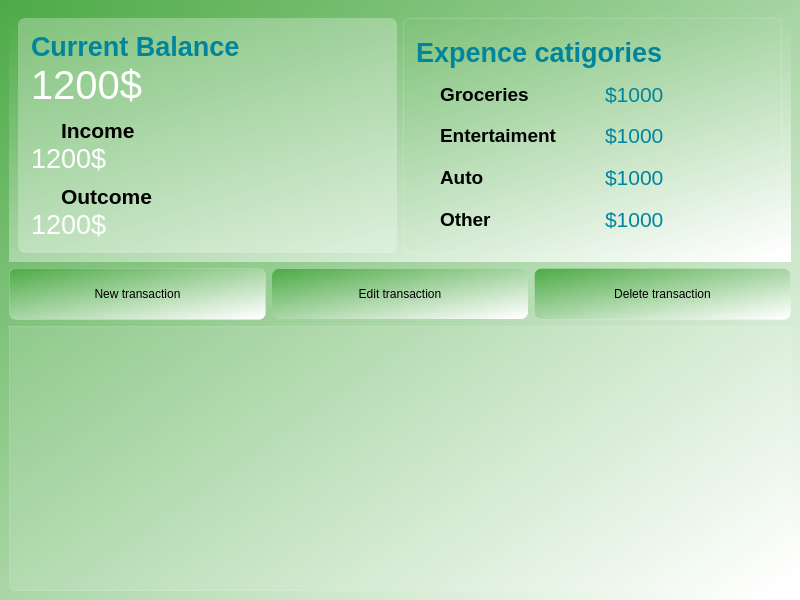
<?xml version="1.0" encoding="UTF-8"?>
<ui version="4.0">
 <class>MainWindow</class>
 <widget class="QMainWindow" name="MainWindow">
  <property name="geometry">
   <rect>
    <x>0</x>
    <y>0</y>
    <width>800</width>
    <height>600</height>
   </rect>
  </property>
  <property name="windowTitle">
   <string>Expence Tacker</string>
  </property>
  <property name="styleSheet">
   <string notr="true">background-color: qlineargradient(spread:pad, x1:0, y1:0, x2:0.954545, y2:1, stop:0 rgba(77, 170, 70, 255), stop:1 rgba(255, 255, 255, 255))
</string>
  </property>
  <widget class="QWidget" name="centralwidget">
   <layout class="QVBoxLayout" name="verticalLayout_3">
    <item>
     <widget class="QFrame" name="balance_frame">
      <layout class="QHBoxLayout" name="horizontalLayout_7">
       <item>
        <widget class="QFrame" name="balance_frame_2">
         <property name="styleSheet">
          <string notr="true">background-color: rgba(255, 255, 255, 70);
border: 1px solid rgba(255, 255, 255, 40);
border-radius: 7px;</string>
         </property>
         <layout class="QVBoxLayout" name="verticalLayout">
          <property name="spacing">
           <number>0</number>
          </property>
          <property name="leftMargin">
           <number>12</number>
          </property>
          <property name="topMargin">
           <number>12</number>
          </property>
          <property name="rightMargin">
           <number>12</number>
          </property>
          <property name="bottomMargin">
           <number>12</number>
          </property>
          <item>
           <widget class="QLabel" name="label_current_balance">
            <property name="styleSheet">
             <string notr="true">color: #00859d;
font-weight: bold;
font-size: 20pt;
background-color: none;
border: none;</string>
            </property>
            <property name="text">
             <string>Current Balance</string>
            </property>
           </widget>
          </item>
          <item>
           <widget class="QLabel" name="label_balance">
            <property name="styleSheet">
             <string notr="true">color: white;
font-size: 30pt;
background-color: none;
border: none;</string>
            </property>
            <property name="text">
             <string>1200$</string>
            </property>
           </widget>
          </item>
          <item>
           <layout class="QHBoxLayout" name="horizontalLayout">
            <property name="spacing">
             <number>0</number>
            </property>
            <item>
             <widget class="QLabel" name="icon_up_arrow">
              <property name="maximumSize">
               <size>
                <width>24</width>
                <height>16777215</height>
               </size>
              </property>
              <property name="styleSheet">
               <string notr="true">
background-color: none;
border: none;
font-weught: bold;
padding-top: 10px;</string>
              </property>
              <property name="text">
               <string/>
              </property>
              <property name="pixmap">
               <pixmap resource="res-rc.qrc">:/icon/icon/call_made_FILL0_wght400_GRAD0_opsz24.svg</pixmap>
              </property>
             </widget>
            </item>
            <item>
             <widget class="QLabel" name="label_income">
              <property name="styleSheet">
               <string notr="true">
font-size: 16pt;
background-color: none;
border: none;
font-weight: bold;
padding-top: 10px;</string>
              </property>
              <property name="text">
               <string>Income</string>
              </property>
             </widget>
            </item>
           </layout>
          </item>
          <item>
           <widget class="QLabel" name="income_balance">
            <property name="styleSheet">
             <string notr="true">color: white;
font-size: 20pt;
background-color: none;
border: none;</string>
            </property>
            <property name="text">
             <string>1200$</string>
            </property>
           </widget>
          </item>
          <item>
           <layout class="QHBoxLayout" name="horizontalLayout_2">
            <property name="spacing">
             <number>0</number>
            </property>
            <item>
             <widget class="QLabel" name="icon_down_balance">
              <property name="maximumSize">
               <size>
                <width>24</width>
                <height>16777215</height>
               </size>
              </property>
              <property name="styleSheet">
               <string notr="true">
background-color: none;
border: none;
font-weught: bold;
padding-top: 10px;</string>
              </property>
              <property name="text">
               <string/>
              </property>
              <property name="pixmap">
               <pixmap resource="res-rc.qrc">:/icon/icon/call_received_FILL0_wght400_GRAD0_opsz24.svg</pixmap>
              </property>
             </widget>
            </item>
            <item>
             <widget class="QLabel" name="label_outcome">
              <property name="styleSheet">
               <string notr="true">
font-size: 16pt;
background-color: none;
border: none;
font-weight: bold;
padding-top: 10px;</string>
              </property>
              <property name="text">
               <string>Outcome</string>
              </property>
             </widget>
            </item>
           </layout>
          </item>
          <item>
           <widget class="QLabel" name="outcome_balance">
            <property name="styleSheet">
             <string notr="true">color: white;
font-size: 20pt;
background-color: none;
border: none;</string>
            </property>
            <property name="text">
             <string>1200$</string>
            </property>
           </widget>
          </item>
         </layout>
        </widget>
       </item>
       <item>
        <widget class="QFrame" name="categories_frame">
         <property name="styleSheet">
          <string notr="true">background-color: rgba(255, 255, 255, 0);
border: 1px solid rgba(255, 255, 255, 40);
border-radius: 7px;</string>
         </property>
         <layout class="QVBoxLayout" name="verticalLayout_2">
          <property name="spacing">
           <number>0</number>
          </property>
          <property name="leftMargin">
           <number>12</number>
          </property>
          <property name="topMargin">
           <number>12</number>
          </property>
          <property name="rightMargin">
           <number>12</number>
          </property>
          <property name="bottomMargin">
           <number>12</number>
          </property>
          <item>
           <widget class="QLabel" name="le_expence_catigories">
            <property name="styleSheet">
             <string notr="true">color: #00859d;
font-weight: bold;
font-size: 20pt;
background-color: none;
border: none;</string>
            </property>
            <property name="text">
             <string>Expence catigories</string>
            </property>
           </widget>
          </item>
          <item>
           <layout class="QHBoxLayout" name="horizontalLayout_3">
            <property name="spacing">
             <number>0</number>
            </property>
            <item>
             <widget class="QLabel" name="icon_groceries">
              <property name="maximumSize">
               <size>
                <width>24</width>
                <height>16777215</height>
               </size>
              </property>
              <property name="styleSheet">
               <string notr="true">background-color: none;
border: none;</string>
              </property>
              <property name="text">
               <string/>
              </property>
              <property name="pixmap">
               <pixmap resource="res-rc.qrc">:/icon/icon/shopping_cart_FILL0_wght400_GRAD0_opsz24.svg</pixmap>
              </property>
             </widget>
            </item>
            <item>
             <widget class="QLabel" name="label_groceries">
              <property name="styleSheet">
               <string notr="true">font-size: 14pt;
background-color: none;
border: none;
font-weight: bold;

</string>
              </property>
              <property name="text">
               <string>Groceries</string>
              </property>
             </widget>
            </item>
            <item>
             <widget class="QLabel" name="balance_groceries">
              <property name="styleSheet">
               <string notr="true">color: #00859d;
font-size: 16pt;
background-color: none;
border: none;</string>
              </property>
              <property name="text">
               <string>$1000</string>
              </property>
             </widget>
            </item>
           </layout>
          </item>
          <item>
           <layout class="QHBoxLayout" name="horizontalLayout_4">
            <property name="spacing">
             <number>0</number>
            </property>
            <item>
             <widget class="QLabel" name="icon_entertaiment">
              <property name="maximumSize">
               <size>
                <width>24</width>
                <height>16777215</height>
               </size>
              </property>
              <property name="styleSheet">
               <string notr="true">background-color: none;
border: none;</string>
              </property>
              <property name="text">
               <string/>
              </property>
              <property name="pixmap">
               <pixmap resource="res-rc.qrc">:/icon/icon/stadia_controller_FILL0_wght400_GRAD0_opsz24.svg</pixmap>
              </property>
             </widget>
            </item>
            <item>
             <widget class="QLabel" name="label_entertaiment">
              <property name="styleSheet">
               <string notr="true">font-size: 14pt;
background-color: none;
border: none;
font-weight: bold;</string>
              </property>
              <property name="text">
               <string>Entertaiment</string>
              </property>
             </widget>
            </item>
            <item>
             <widget class="QLabel" name="balance_entertaiment">
              <property name="styleSheet">
               <string notr="true">color: #00859d;
font-size: 16pt;
background-color: none;
border: none;</string>
              </property>
              <property name="text">
               <string>$1000</string>
              </property>
             </widget>
            </item>
           </layout>
          </item>
          <item>
           <layout class="QHBoxLayout" name="horizontalLayout_5">
            <property name="spacing">
             <number>0</number>
            </property>
            <item>
             <widget class="QLabel" name="icon_auto">
              <property name="maximumSize">
               <size>
                <width>24</width>
                <height>16777215</height>
               </size>
              </property>
              <property name="styleSheet">
               <string notr="true">background-color: none;
border: none;</string>
              </property>
              <property name="text">
               <string/>
              </property>
              <property name="pixmap">
               <pixmap resource="res-rc.qrc">:/icon/icon/directions_car_FILL0_wght400_GRAD0_opsz24.svg</pixmap>
              </property>
             </widget>
            </item>
            <item>
             <widget class="QLabel" name="label_auto">
              <property name="styleSheet">
               <string notr="true">font-size: 14pt;
background-color: none;
border: none;
font-weight: bold;</string>
              </property>
              <property name="text">
               <string>Auto</string>
              </property>
             </widget>
            </item>
            <item>
             <widget class="QLabel" name="balance_auto">
              <property name="styleSheet">
               <string notr="true">color: #00859d;
font-size: 16pt;
background-color: none;
border: none;</string>
              </property>
              <property name="text">
               <string>$1000</string>
              </property>
             </widget>
            </item>
           </layout>
          </item>
          <item>
           <layout class="QHBoxLayout" name="horizontalLayout_6">
            <property name="spacing">
             <number>0</number>
            </property>
            <item>
             <widget class="QLabel" name="icon_other">
              <property name="maximumSize">
               <size>
                <width>24</width>
                <height>16777215</height>
               </size>
              </property>
              <property name="styleSheet">
               <string notr="true">background-color: none;
border: none;</string>
              </property>
              <property name="text">
               <string/>
              </property>
              <property name="pixmap">
               <pixmap resource="res-rc.qrc">:/icon/icon/other_admission_FILL0_wght400_GRAD0_opsz24.svg</pixmap>
              </property>
             </widget>
            </item>
            <item>
             <widget class="QLabel" name="label_other">
              <property name="styleSheet">
               <string notr="true">font-size: 14pt;
background-color: none;
border: none;
font-weight: bold;</string>
              </property>
              <property name="text">
               <string>Other</string>
              </property>
             </widget>
            </item>
            <item>
             <widget class="QLabel" name="balance_other">
              <property name="styleSheet">
               <string notr="true">color: #00859d;
font-size: 16pt;
background-color: none;
border: none;</string>
              </property>
              <property name="text">
               <string>$1000</string>
              </property>
             </widget>
            </item>
           </layout>
          </item>
         </layout>
        </widget>
       </item>
      </layout>
     </widget>
    </item>
    <item>
     <layout class="QHBoxLayout" name="horizontalLayout_8">
      <item>
       <widget class="QPushButton" name="btn_new_transaction">
        <property name="styleSheet">
         <string notr="true">QPushButton {
	alternate-background-color: qlineargradient(spread:pad, x1:0, y1:0, x2:0.954545, y2:1, stop:0 rgba(77, 170, 70, 255), stop:1 rgba(255, 255, 255, 255));
border: 1px solid rgba(255, 255, 255, 40);
border-radius: 7px;
width: 230px;
height: 50px;
}
QPushButton:hover {
color: white;
background-color: rgba(255, 255, 255, 30);
}
QPushButton:pressed {
color: white;
background-color: rgba(255, 255, 255, 70);
}</string>
        </property>
        <property name="text">
         <string>New transaction</string>
        </property>
        <property name="icon">
         <iconset resource="res-rc.qrc">
          <normaloff>:/icon/icon/create_new_folder_FILL0_wght400_GRAD0_opsz24.svg</normaloff>:/icon/icon/create_new_folder_FILL0_wght400_GRAD0_opsz24.svg</iconset>
        </property>
        <property name="iconSize">
         <size>
          <width>24</width>
          <height>24</height>
         </size>
        </property>
       </widget>
      </item>
      <item>
       <widget class="QPushButton" name="btn_edit_transaction">
        <property name="styleSheet">
         <string notr="true">QPushButton {
	background-color: qlineargradient(spread:pad, x1:0, y1:0, x2:0.954545, y2:1, stop:0 rgba(77, 170, 70, 255), stop:1 rgba(255, 255, 255, 255));
border-radius: 7px;
width: 230px;
height: 50px;
}
QPushButton:hover {
color: white;
background-color: rgba(255, 255, 255, 30);
}
QPushButton:pressed {
color: white;
background-color: rgba(255, 255, 255, 70);
}</string>
        </property>
        <property name="text">
         <string>Edit transaction</string>
        </property>
        <property name="icon">
         <iconset resource="res-rc.qrc">
          <normaloff>:/icon/icon/edit_FILL0_wght400_GRAD0_opsz24.svg</normaloff>:/icon/icon/edit_FILL0_wght400_GRAD0_opsz24.svg</iconset>
        </property>
        <property name="iconSize">
         <size>
          <width>24</width>
          <height>24</height>
         </size>
        </property>
       </widget>
      </item>
      <item>
       <widget class="QPushButton" name="btn_delete_transaction">
        <property name="styleSheet">
         <string notr="true">QPushButton {
border-top-color: qlineargradient(spread:pad, x1:0, y1:0, x2:0.954545, y2:1, stop:0 rgba(77, 170, 70, 255), stop:1 rgba(255, 255, 255, 255));
border: 1px solid rgba(255, 255, 255, 40);
border-radius: 7px;
width: 230px;
height: 50px;
}
QPushButton:hover {
color: white;
background-color: rgba(255, 255, 255, 30);
}
QPushButton:pressed {
color: white;
background-color: rgba(255, 255, 255, 70);
}</string>
        </property>
        <property name="text">
         <string>Delete transaction</string>
        </property>
        <property name="icon">
         <iconset resource="res-rc.qrc">
          <normaloff>:/icon/icon/delete_forever_FILL0_wght400_GRAD0_opsz24.svg</normaloff>:/icon/icon/delete_forever_FILL0_wght400_GRAD0_opsz24.svg</iconset>
        </property>
        <property name="iconSize">
         <size>
          <width>24</width>
          <height>24</height>
         </size>
        </property>
       </widget>
      </item>
     </layout>
    </item>
    <item>
     <widget class="QTableView" name="tableView">
      <property name="styleSheet">
       <string notr="true">QTableView {
background-color: rgba(255, 255, 255, 30);
border: 1px solid rgba(255, 255, 255, 40);
border-bottom-right-radius: 7px;
border-bottom-left-radius: 7px;
}
QTableView:section {
background-color: rgba(53, 53, 53);
color: white;
border: none;
height: 50px;
font-size: 14pt;
}
QTableView:item {
border-stile: none;
border-bottom: rgba(255, 255, 255, 50);
}
QTableView:item:selected {
border: none;
color: rgba(255, 255, 255,);
background-color: rgba(255, 255, 255, 50);
}</string>
      </property>
      <property name="verticalScrollBarPolicy">
       <enum>Qt::ScrollBarAlwaysOff</enum>
      </property>
      <property name="horizontalScrollBarPolicy">
       <enum>Qt::ScrollBarAlwaysOff</enum>
      </property>
      <property name="showGrid">
       <bool>false</bool>
      </property>
      <attribute name="horizontalHeaderDefaultSectionSize">
       <number>135</number>
      </attribute>
     </widget>
    </item>
   </layout>
  </widget>
 </widget>
 <resources>
  <include location="res-rc.qrc"/>
 </resources>
 <connections/>
</ui>
